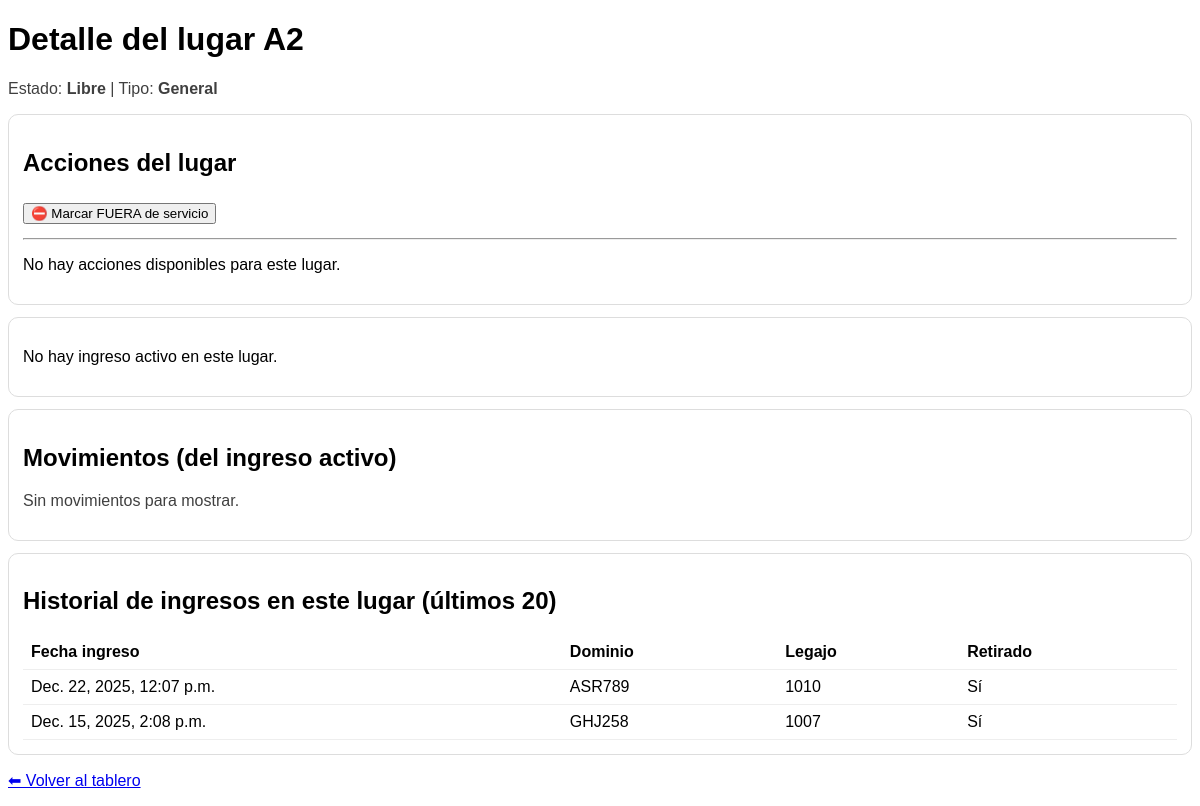
The page /vehiculos/playon/lugar/2/ (signed in) on the database its author committed.
### vehiculos/models.py (models this page shows, shortened)
class LugarPlayon(models.Model):
    ESTADO_CHOICES = [
        ("LIBRE", "Libre"),
        ("OCUPADO", "Ocupado"),
        ("FUERA", "Fuera de servicio"),
    ]
    TIPO_CHOICES = [
        ("GENERAL", "General"),
        ("MOTO", "Exclusivo motos"),
    ]
    fila = models.CharField(max_length=1)  # A-Z
    columna = models.PositiveSmallIntegerField()  # 1-15
    estado = models.CharField(max_length=10, choices=ESTADO_CHOICES, default="LIBRE")
    tipo = models.CharField(max_length=10, choices=TIPO_CHOICES, default="GENERAL")
    class Meta:
        unique_together = ("fila", "columna")
        ordering = ["fila", "columna"]
    @property
    def codigo(self):
        return f"{self.fila}{self.columna}"

class IngresoPlayon(models.Model):
    TIPO_VEHICULO_CHOICES = [
        ("AUTO", "Auto"),
        ("MOTO", "Moto"),
        ("CAMIONETA", "Camioneta"),
        ("CAMION", "Camión"),
        ("OTRO", "Otro"),
    ]
    vehiculo = models.ForeignKey(Vehiculo, on_delete=models.PROTECT, related_name="ingresos")
    fecha_ingreso = models.DateTimeField("Fecha de ingreso", auto_now_add=True)
    tipo_vehiculo = models.CharField("Tipo de vehículo", max_length=20, choices=TIPO_VEHICULO_CHOICES, blank=True)
    marca = models.CharField(max_length=50, blank=True)
    modelo = models.CharField(max_length=50, blank=True)
    anio = models.PositiveIntegerField("Año", null=True, blank=True)
    color = models.CharField(max_length=30, blank=True)
    nro_legajo_playon = models.CharField("N° de legajo en playón", max_length=30, unique=True)
    lugar_infraccion = models.CharField("Lugar de la infracción", max_length=255, blank=True)
    acta_infraccion_recibida = models.BooleanField("Acta de infracción recibida", default=False)
    acta_secuestro_recibida = models.BooleanField("Acta de secuestro recibida", default=False)
    inventario_objetos_visibles_recibido = models.BooleanField("Inventario de objetos visibles recibido", default=False)
    registro_fotografico_recibido = models.BooleanField("Registro fotográfico recibido", default=False)
    PRUEBA_ALCOHOLEMIA_CHOICES = [
        ("SI", "Sí"),
        ("NO", "No"),
        ("NC", "No corresponde"),
    ]
    prueba_alcoholemia_estado = models.CharField(
        "Prueba de alcoholemia/test",
        max_length=2,
        choices=PRUEBA_ALCOHOLEMIA_CHOICES,
        default="NC",
    )
    coincide_inventario = models.BooleanField("¿Coincide el inventario?", default=True)
    coinciden_danios_registrados = models.BooleanField("¿Coinciden los daños registrados?", default=True)
    detalle_danios_no_coincidentes = models.TextField("Detalle de daños no coincidentes", blank=True)
    bateria_desconectada = models.BooleanField("Batería desconectada", default=False)
    ubicacion_interna = models.CharField("Ubicación interna en playa", max_length=100, blank=True)
    lugar = models.ForeignKey(
        LugarPlayon,
        on_delete=models.PROTECT,
        null=True,
        blank=True,
        related_name="ingresos",
    )
    recibido_por = models.ForeignKey(User, on_delete=models.PROTECT, related_name="ingresos_recibidos")
    observaciones_generales = models.TextField("Observaciones generales", blank=True)
    retirado = models.BooleanField("¿Retirado?", default=False)
    fecha_retiro = models.DateTimeField("Fecha de retiro", null=True, blank=True)
    entregado_por = models.ForeignKey(
        User,
        on_delete=models.PROTECT,
        related_name="egresos_entregados",
        null=True,
        blank=True,
    )
    nombre_retira = models.CharField("Nombre de quien retira", max_length=100, blank=True)
    dni_retira = models.CharField("DNI de quien retira", max_length=20, blank=True)
    observaciones_egreso = models.TextField("Observaciones de egreso", blank=True)
    class Meta:
        verbose_name = "Ingreso al playón"
        verbose_name_plural = "Ingresos al playón"
        ordering = ["-fecha_ingreso"]

class Vehiculo(models.Model):
    dominio = models.CharField("Dominio (Patente)", max_length=10, unique=True)
    marca = models.CharField(max_length=50, blank=True)
    modelo = models.CharField(max_length=50, blank=True)
    color = models.CharField(max_length=30, blank=True)
    nro_chasis = models.CharField("N° de chasis", max_length=50, blank=True)
    nro_motor = models.CharField("N° de motor", max_length=50, blank=True)
    anio = models.PositiveIntegerField("Año", null=True, blank=True)
    fecha_alta = models.DateTimeField("Fecha de alta en sistema", auto_now_add=True)

### vehiculos/views.py (the view, shortened to what this page needs)
# urls.py: path("playon/lugar/<int:lugar_id>/", views.detalle_lugar, name="detalle_lugar"),
@login_required
def detalle_lugar(request, lugar_id):
    lugar = get_object_or_404(LugarPlayon, id=lugar_id)
    ingreso_activo = (
        IngresoPlayon.objects
        .filter(lugar=lugar, retirado=False)
        .select_related("vehiculo", "recibido_por", "entregado_por")
        .first()
    )
    historial_ingresos = (
        IngresoPlayon.objects
        .filter(lugar=lugar)
        .select_related("vehiculo")
        .order_by("-fecha_ingreso")[:20]
    )
    movimientos = []
    return render(
        request,
        "vehiculos/detalle_lugar.html",
        {
            "lugar": lugar,
            "ingreso_activo": ingreso_activo,
            "historial_ingresos": historial_ingresos,
            "movimientos": movimientos,
        },
    )

### templates/vehiculos/detalle_lugar.html (shortened to what this page needs)
<!DOCTYPE html>
<html lang="es">
<head>
</head>
<body>
  <h1>Detalle del lugar {{ lugar.codigo }}</h1>
  <p class="muted">
    Estado: <b>{{ lugar.get_estado_display }}</b> |
    Tipo: <b>{{ lugar.get_tipo_display }}</b>
  </p>
  <div class="card">
    <h2>Acciones del lugar</h2>
    {% if lugar.estado != "FUERA" %}
      <form method="post" action="{% url 'marcar_lugar_fuera' lugar.id %}">
        <button type="submit">⛔ Marcar FUERA de servicio</button>
      </form>
    {% else %}
      <form method="post" action="{% url 'reactivar_lugar' lugar.id %}">
        {% csrf_token %}
        <button type="submit">✅ Reactivar (volver a LIBRE)</button>
      </form>
    {% endif %}
    <hr>
    {% if ingreso_activo %}
      {% if lugar.estado == "FUERA" %}
        <p class="muted">
          Este lugar está <b>FUERA de servicio</b>. No se permiten acciones sobre el ingreso desde aquí.
        </p>
      {% else %}
        {% if not ingreso_activo.retirado %}
          <form method="get" action="{% url 'registrar_egreso' ingreso_activo.id %}">
            <button type="submit">🚗 Marcar retiro del vehículo</button>
          </form>
        {% endif %}
        <form method="get" action="{% url 'detalle_ingreso' ingreso_activo.id %}">
          <button type="submit">📄 Ver ingreso completo</button>
        </form>
        <form method="get" action="{% url 'detalle_vehiculo' ingreso_activo.vehiculo.id %}">
          <button type="submit">🔍 Ver datos del vehículo</button>
        </form>
      {% endif %}
    {% else %}
      <p>No hay acciones disponibles para este lugar.</p>
    {% endif %}
  </div>
  <div class="card">
    {% if ingreso_activo %}
      <h2>Ingreso activo (detalle)</h2>
      {% include "vehiculos/_ingreso_detalle_bloque.html" with ingreso=ingreso_activo %}
    {% else %}
      <p>No hay ingreso activo en este lugar.</p>
    {% endif %}
  </div>
  <div class="card">
    <h2>Movimientos (del ingreso activo)</h2>
    {% if movimientos %}
      <table>
        <thead>
          <tr>
            <th>Fecha</th>
            <th>De</th>
            <th>A</th>
            <th>Usuario</th>
            <th>Motivo</th>
          </tr>
        </thead>
        <tbody>
          {% for m in movimientos %}
            <tr>
              <td>{{ m.fecha }}</td>
              <td>{{ m.lugar_anterior|default:"-" }}</td>
              <td>{{ m.lugar_nuevo }}</td>
              <td>{{ m.movido_por }}</td>
              <td>{{ m.motivo|default:"-" }}</td>
            </tr>
          {% endfor %}
        </tbody>
      </table>
    {% else %}
      <p class="muted">Sin movimientos para mostrar.</p>
    {% endif %}
  </div>
  <div class="card">
    <h2>Historial de ingresos en este lugar (últimos 20)</h2>
    {% if historial_ingresos %}
      <table>
        <thead>
          <tr>
            <th>Fecha ingreso</th>
            <th>Dominio</th>
            <th>Legajo</th>
            <th>Retirado</th>
          </tr>
        </thead>
        <tbody>
          {% for i in historial_ingresos %}
            <tr>
              <td>{{ i.fecha_ingreso }}</td>
              <td>{{ i.vehiculo.dominio }}</td>
              <td>{{ i.nro_legajo_playon }}</td>
              <td>{% if i.retirado %}Sí{% else %}No{% endif %}</td>
            </tr>
          {% endfor %}
        </tbody>
      </table>
    {% else %}
      <p class="muted">Todavía no hay ingresos registrados en este lugar.</p>
    {% endif %}
  </div>
  <p>
    <a href="{% url 'tablero_playon' %}">⬅ Volver al tablero</a>
  </p>
</body>
</html>

### templates/vehiculos/detalle_lugar.html (style rules this page uses)
body { font-family: Arial, sans-serif; }
.card { border:1px solid #ddd; border-radius:10px; padding:14px; margin:12px 0; }
.muted { opacity: 0.75; }
table { width: 100%; border-collapse: collapse; }
th, td { border-bottom: 1px solid #eee; padding: 8px; text-align:left; }
button { margin: 6px 0; }

### rows shown on the page
LugarPlayon: codigo "A2", estado "Libre", tipo "General"
IngresoPlayon: fecha_ingreso "Dec. 22, 2025, 12:07 p.m.", vehiculo.dominio "ASR789", nro_legajo_playon "1010", retirado "Sí"
IngresoPlayon: fecha_ingreso "Dec. 15, 2025, 2:08 p.m.", vehiculo.dominio "GHJ258", nro_legajo_playon "1007", retirado "Sí"
